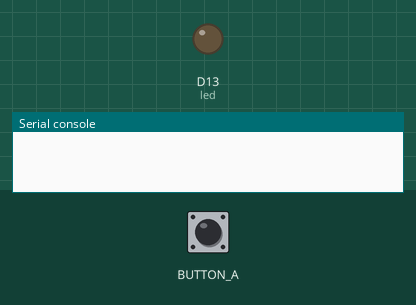
A program run on a simulated Circuit Playground running CircuitPython. Shown: output pins drawn as LEDs (lit = HIGH), the last lines printed to the serial console. The test bench sets the inputs (shaded band).

Above: at 1.2 s.
1.3 s: button A pressed for 0.15 s
At 1.38 s:
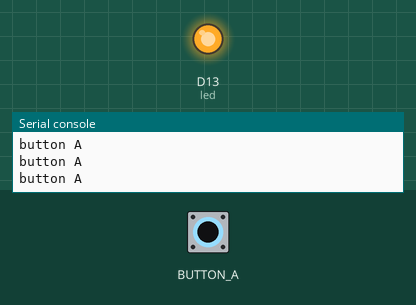
2.9 s: button A pressed for 3.2 s
At 6.7 s:
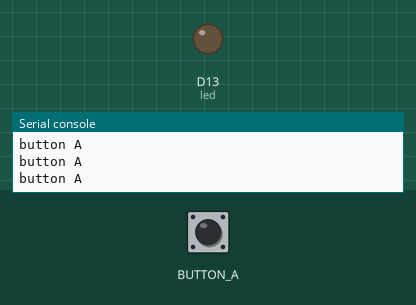
Timing chart, 0 to 8.2 s (numbered marks = the images above; inputs shaded):
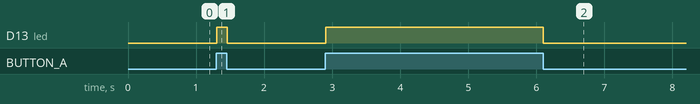

The program:

cpx_digitalio.py
```python
# Circuit Playground digitalio example

import time
import board
import digitalio

led = digitalio.DigitalInOut(board.D13)
led.switch_to_output()

button = digitalio.DigitalInOut(board.BUTTON_A)
button.switch_to_input(pull=digitalio.Pull.DOWN)

while True:
    if button.value:  # button is pushed
        print("button A")
        led.value = True
    else:
        led.value = False

    time.sleep(0.01)
```

Measured:
- after the input at 1.3 s, D13 (led): LOW → HIGH at once, → LOW 0.15 s later
- after the input at 2.9 s, D13 (led): LOW → HIGH at once, → LOW 3.2 s later
